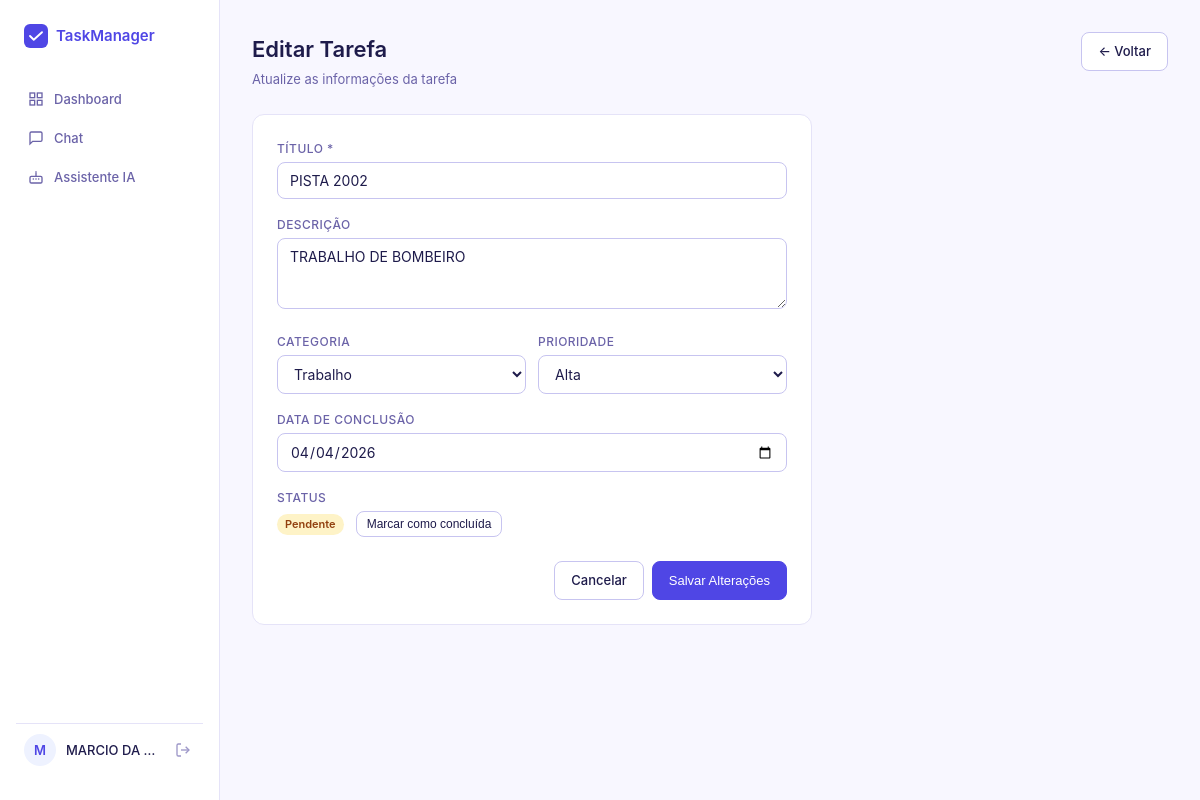
/tasks/5/edit (signed in), run on the app's committed database.
### tables this page shows
CREATE TABLE tasks (
                id INTEGER PRIMARY KEY AUTOINCREMENT,
                user_id INTEGER NOT NULL,
                title TEXT NOT NULL,
                description TEXT,
                category TEXT DEFAULT "Outros",
                priority TEXT DEFAULT "Média",
                due_date TEXT,
                done INTEGER DEFAULT 0,
                created_at TIMESTAMP DEFAULT CURRENT_TIMESTAMP,
                FOREIGN KEY (user_id) REFERENCES users(id)
            );

### app.py (the view, shortened to what this page needs)
@app.route('/tasks/<int:task_id>/edit', methods=['GET', 'POST'])
@login_required
def edit_task(task_id):
    db   = get_db()
    task = db.execute('SELECT * FROM tasks WHERE id = ? AND user_id = ?',
                      (task_id, session['user_id'])).fetchone()
    if not task:
        flash('Tarefa não encontrada.', 'error')
        return redirect(url_for('dashboard'))
    return render_template('edit_task.html', task=task)

### app.py (called while the page is built)
def get_db():
    conn = sqlite3.connect(DB)
    conn.row_factory = sqlite3.Row
    return conn

def login_required(f):
    @wraps(f)
    def decorated(*args, **kwargs):
        if 'user_id' not in session:
            return redirect(url_for('login'))
        return f(*args, **kwargs)
    return decorated

### templates/edit_task.html (shortened to what this page needs)
{% extends 'base.html' %}
{% block content %}
<div class="layout">
  <aside class="sidebar">
    <div class="sidebar-logo">
      <svg width="24" height="24" viewBox="0 0 32 32" fill="none">
        <rect width="32" height="32" rx="8" fill="#4F46E5"/>
        <path d="M8 16l5 5 11-10" stroke="white" stroke-width="2.5" stroke-linecap="round" stroke-linejoin="round"/>
      </svg>
      <span>TaskManager</span>
    </div>
    <nav class="sidebar-nav">
      <a href="{{ url_for('dashboard') }}" class="nav-link">
        <svg width="16" height="16" viewBox="0 0 24 24" fill="none" stroke="currentColor" stroke-width="2"><rect x="3" y="3" width="7" height="7"/><rect x="14" y="3" width="7" height="7"/><rect x="14" y="14" width="7" height="7"/><rect x="3" y="14" width="7" height="7"/></svg>
        Dashboard
      </a>
      <a href="{{ url_for('chat') }}" class="nav-link">
        <svg width="16" height="16" viewBox="0 0 24 24" fill="none" stroke="currentColor" stroke-width="2"><path d="M21 15a2 2 0 01-2 2H7l-4 4V5a2 2 0 012-2h14a2 2 0 012 2z"/></svg>
        Chat
      </a>
      <a href="{{ url_for('bot') }}" class="nav-link">
        Assistente IA
      </a>
    </nav>
    <div class="sidebar-user">
      <div class="user-avatar">{{ session['user_name'][0].upper() }}</div>
      <div class="user-info"><span class="user-name">{{ session['user_name'] }}</span></div>
      <a href="{{ url_for('logout') }}" class="logout-btn" title="Sair">
        <svg width="16" height="16" viewBox="0 0 24 24" fill="none" stroke="currentColor" stroke-width="2"><path d="M9 21H5a2 2 0 01-2-2V5a2 2 0 012-2h4"/><polyline points="16 17 21 12 16 7"/><line x1="21" y1="12" x2="9" y2="12"/></svg>
      </a>
    </div>
  </aside>
  <main class="main">
    <div class="page-header">
      <div>
        <h1>Editar Tarefa</h1>
        <p class="page-sub">Atualize as informações da tarefa</p>
      </div>
      <a href="{{ url_for('dashboard') }}" class="btn">← Voltar</a>
    </div>
    <div class="edit-card">
      <form method="POST">
        <div class="field">
          <label>Título *</label>
          <input type="text" name="title" value="{{ task.title }}" required>
        </div>
        <div class="field">
          <label>Descrição</label>
          <textarea name="description" rows="3">{{ task.description or '' }}</textarea>
        </div>
        <div class="field-row">
          <div class="field">
            <label>Categoria</label>
            <select name="category">
              {% for c in ['Trabalho','Pessoal','Estudos','Saúde','Outros'] %}
              <option {{ 'selected' if task.category == c }}>{{ c }}</option>
              {% endfor %}
            </select>
          </div>
          <div class="field">
            <label>Prioridade</label>
            <select name="priority">
              {% for p in ['Alta','Média','Baixa'] %}
              <option {{ 'selected' if task.priority == p }}>{{ p }}</option>
              {% endfor %}
            </select>
          </div>
        </div>
        <div class="field">
          <label>Data de conclusão</label>
          <input type="date" name="due_date" value="{{ task.due_date or '' }}">
        </div>
        <div class="field">
          <label>Status</label>
          <div class="status-toggle">
            <span class="badge {{ 'badge-success' if task.done else 'badge-pending' }}">
              {{ 'Concluída' if task.done else 'Pendente' }}
            </span>
            <form method="POST" action="{{ url_for('toggle_task', task_id=task.id) }}" style="display:inline">
              <button type="submit" class="btn btn-sm">
                {{ 'Marcar como pendente' if task.done else 'Marcar como concluída' }}
              </button>
            </form>
          </div>
        </div>
        <div class="form-actions">
          <a href="{{ url_for('dashboard') }}" class="btn">Cancelar</a>
          <button type="submit" class="btn btn-primary">Salvar Alterações</button>
        </div>
      </form>
    </div>
  </main>
</div>
{% endblock %}

### static/css/style.css (style rules this page uses)
*, *::before, *::after { box-sizing: border-box; margin: 0; padding: 0; }
:root { --indigo: #4F46E5; --indigo-dark: #3730A3; --bg: #F8F7FF; --surface: #FFFFFF; --border: #E5E3F8; --border-md: #C7C4F0; --text: #1E1B4B; --text-2: #6B63A8; --text-3: #9D97C8; --success: #059669; --success-bg: #D1FAE5; --danger: #DC2626; --danger-bg: #FEE2E2; --warning: #D97706; --warning-bg: #FEF3C7; --radius: 8px; --radius-lg: 12px; --shadow: 0 1px 3px rgba(79,70,229,0.08), 0 1px 2px rgba(79,70,229,0.04); }
body { font-family: -apple-system, BlinkMacSystemFont, 'Segoe UI', sans-serif; background: var(--bg); color: var(--text); font-size: 14px; line-height: 1.6; }
.field { margin-bottom: 1rem; }
.field label { display: block; font-size: 12px; font-weight: 500; color: var(--text-2); margin-bottom: 4px; text-transform: uppercase; letter-spacing: 0.04em; }
.field input, .field select, .field textarea { width: 100%; padding: 9px 12px; border: 1px solid var(--border-md); border-radius: var(--radius); background: var(--surface); color: var(--text); font-size: 14px; font-family: inherit; transition: border-color 0.15s, box-shadow 0.15s; }
.field textarea { resize: vertical; }
.field-row { display: grid; grid-template-columns: 1fr 1fr; gap: 12px; }
.btn { display: inline-flex; align-items: center; justify-content: center; gap: 6px; padding: 8px 16px; border: 1px solid var(--border-md); border-radius: var(--radius); background: var(--surface); color: var(--text); font-size: 13px; font-weight: 500; cursor: pointer; text-decoration: none; transition: all 0.15s; white-space: nowrap; }
.btn-primary { background: var(--indigo); color: white; border-color: var(--indigo); }
.btn-sm { padding: 5px 10px; font-size: 12px; }
.layout { display: grid; grid-template-columns: 220px 1fr; min-height: 100vh; }
.sidebar { background: var(--surface); border-right: 1px solid var(--border); padding: 1.5rem 1rem; display: flex; flex-direction: column; gap: 0; position: sticky; top: 0; height: 100vh; }
.sidebar-logo { display: flex; align-items: center; gap: 8px; font-size: 15px; font-weight: 600; color: var(--indigo); margin-bottom: 2rem; padding: 0 0.5rem; }
.sidebar-nav { flex: 1; }
.nav-link { display: flex; align-items: center; gap: 10px; padding: 9px 12px; border-radius: var(--radius); color: var(--text-2); font-size: 13px; font-weight: 500; text-decoration: none; transition: all 0.15s; }
.sidebar-user { display: flex; align-items: center; gap: 10px; padding: 10px 8px; border-top: 1px solid var(--border); margin-top: auto; }
.user-avatar { width: 32px; height: 32px; border-radius: 50%; background: #EEF2FF; color: var(--indigo); font-weight: 600; font-size: 13px; display: flex; align-items: center; justify-content: center; flex-shrink: 0; }
.user-info { flex: 1; min-width: 0; }
.user-name { font-size: 13px; font-weight: 500; display: block; white-space: nowrap; overflow: hidden; text-overflow: ellipsis; }
.logout-btn { color: var(--text-3); cursor: pointer; padding: 4px; border-radius: 6px; display: flex; transition: color 0.15s; }
.main { padding: 2rem; overflow-y: auto; }
.page-header { display: flex; align-items: flex-start; justify-content: space-between; margin-bottom: 1.5rem; gap: 1rem; }
.page-header h1 { font-size: 22px; font-weight: 600; }
.page-sub { color: var(--text-2); font-size: 13px; margin-top: 2px; }
.badge { font-size: 11px; font-weight: 600; padding: 2px 8px; border-radius: 20px; white-space: nowrap; }
.badge-pending { background: #FEF3C7; color: #92400E; }
.edit-card { background: var(--surface); border: 1px solid var(--border); border-radius: var(--radius-lg); padding: 1.5rem; max-width: 560px; }
.form-actions { display: flex; gap: 8px; justify-content: flex-end; margin-top: 1.5rem; }
.status-toggle { display: flex; align-items: center; gap: 12px; }

### data on the page
tasks: title "PISTA 2002", description "TRABALHO DE BOMBEIRO", due_date "04/04/2026", done "Pendente", done "Marcar como concluída"

### other printed values
{{ session['user_name'][0].upper() }} "M"
{{ session['user_name'] }} "MARCIO DA…"
form field category "Trabalho"
form field priority "Alta"
